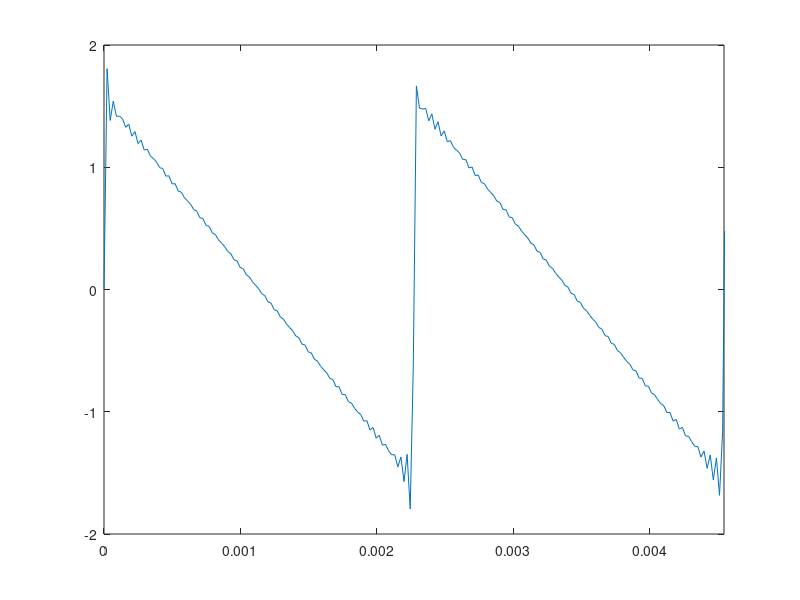

The MATLAB source for this figure:
%Make a Sawtooth Wave using the Fourier series equation
f = 440;        %Fundamental Frequency
nmax = 20000/f;      %set number on components to reach only the audible hearing spectrum
phi = 0;        %starting phase
R = 44100;      %Sample Rate
t = 0:1/R:3;    %Time&points

x = 0;          %Start function

for n = 1:nmax
    x = x + (1/n)*sin(2*pi*n*f*t + phi); % create sawtooth fourier series
end

plot(t(1:R),x(1:R));
xlim([0,2/f]);
soundsc(x,R);